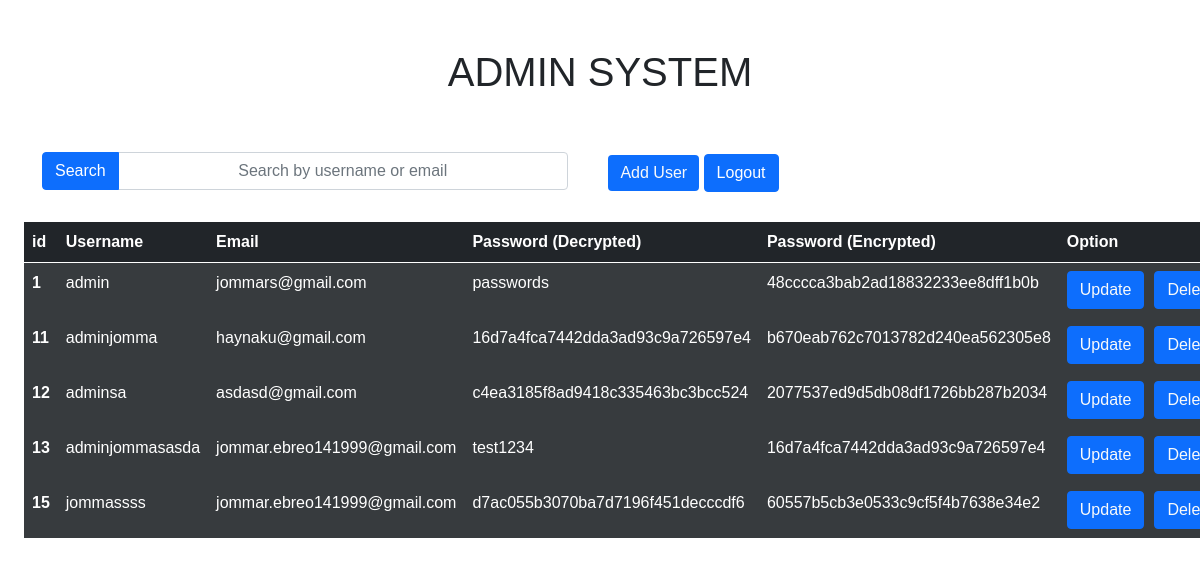
The app's page /admin.php with its own data.
### tables this page shows
CREATE TABLE `users` (
  `id` int(21) NOT NULL,
  `username` varchar(255) NOT NULL,
  `email` varchar(255) NOT NULL,
  `password` varchar(255) NOT NULL
);

### admin.php (the view, shortened to what this page needs)
<?php
include 'server.php';
if (isset($_POST['search'])) {
  $searchValue = $_POST['searchValue'];
  $sql = "SELECT * FROM users WHERE username LIKE '%$searchValue%' OR email LIKE '%$searchValue%'";
  $result = mysqli_query($con, $sql);
} else {
  $sql = "SELECT * FROM users";
  $result = mysqli_query($con, $sql);
}
?>
<!DOCTYPE html>
<html lang="en">
<head>
  <link href="https://cdn.jsdelivr.net/npm/bootstrap@5.0.2/dist/css/bootstrap.min.css" rel="stylesheet">
  <link rel="stylesheet" type="text/css" href="css/style.css">
</head>
<body>
  <center><h1 class="my-5">ADMIN SYSTEM</h1></center>
  <form method="post" class="container my-3 columss">
    <div class="input-group mb-3 my-2">
      <button class="btn btn-primary" type="submit" name="search">Search</button>
      <input type="text" class="form-control searchbars" placeholder="Search by username or email" name="searchValue">
    </div>
    <div class="container adduser">
      <a href="register.php" class="btn btn-primary text-light adduserss">Add User</a>
      <input class="btn btn-primary adduserss" type="submit" name="logout" value="Logout">
    </div>
  </form>
<div style="overflow-x:auto;">
  <table class="table table-dark my-2">
    <thead>
      <tr>
        <th>id</th>
        <th>Username</th>
        <th>Email</th>
        <th>Password (Decrypted)</th>
        <th>Password (Encrypted)</th>
        <th>Option</th>
      </tr>
    </thead>
    <tbody>
      <?php
        if ($result && mysqli_num_rows($result) > 0) {
          while ($row = mysqli_fetch_assoc($result)) {
            $id = $row['id'];
            $username = $row['username'];
            $email = $row['email'];
            $password =  $row['password'];
            $encryptedPassword = md5($password);
            echo '<tr class="table-active">
              <th scope="row">'.$id.'</th>
              <td colspan="1" class="table-active">'.$username.'</td>
              <td>'.$email.'</td>
              <td>'.$password.'</td>
              <td>'.$encryptedPassword.'</td>
              <td class="button-container">
                <div class="button">
                  <button class="btn btn-primary"><a href="update.php?updateid='.$id.'" class="text-light">Update</a></button>
                  <button class="btn btn-primary"><a href="delete.php?deleteid='.$id.'" class="text-light">Delete</a></button>
                </div>
              </td>
            </tr>';
          }
        } else {
          echo '<tr><td colspan="6" class="text-center">No records found.</td></tr>';
        }
      ?>
    </tbody>
  </table>
</div>
</body>
</html>

### css/style.css (style rules this page uses)
h1 { margin-top: 10px; margin-left: auto; margin-right: auto; text-align: center; }
body { background-color: default; color: default; }
body { margin: 0; font-family: Arial, Helvetica, sans-serif; }
.adduserss { margin-left: auto; margin-right: auto; }
.adduser a { border: none; margin-left: 1px; }
.button { display: flex; column-gap: 10px; }
.button a { text-decoration: none; color: white; }
table { display: inline; margin-right: auto; margin-left: auto; max-width: 60%; }
.table { margin-left: 2%; margin-right: auto; }
.searchbars { max-width: 450px; text-align: center; }
.columss { display: flex; column-gap: 3px; margin-left: auto; margin-right: auto; }
.adduser { margin-top: 10px; }

### records on screen
users: id "1", username "admin", email "jommars@gmail.com", password "passwords", password "48cccca3bab2ad18832233ee8dff1b0b"
users: id "11", username "adminjomma", email "haynaku@gmail.com", password "16d7a4fca7442dda3ad93c9a726597e4", password "b670eab762c7013782d240ea562305e8"
users: id "12", username "adminsa", email "asdasd@gmail.com", password "c4ea3185f8ad9418c335463bc3bcc524", password "2077537ed9d5db08df1726bb287b2034"
users: id "13", username "adminjommasasda", email "jommar.ebreo141999@gmail.com", password "test1234", password "16d7a4fca7442dda3ad93c9a726597e4"
users: id "15", username "jommassss", email "jommar.ebreo141999@gmail.com", password "d7ac055b3070ba7d7196f451decccdf6", password "60557b5cb3e0533c9cf5f4b7638e34e2"
